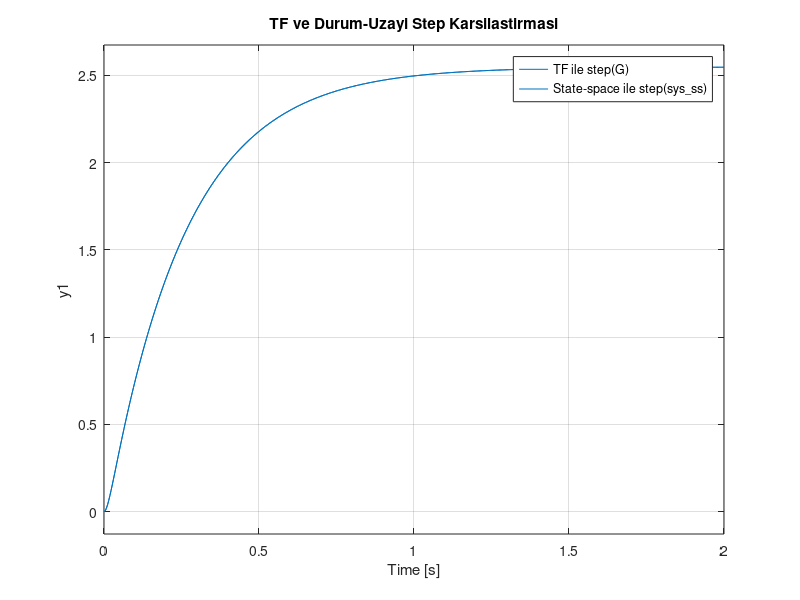

Recreate this plot in MATLAB. (Note: this script raises an error after producing the figure.)
% Transfer fonksiyonu (DC-4)
num = 0.08;
den = [0.000096 0.0083 0.0314];

G = tf(num, den);

% MATLAB'in bulduğu durum-uzayı 
sys_ss = ss(G);

A = sys_ss.A
B = sys_ss.B
C = sys_ss.C
D = sys_ss.D

%3.2 Durum uzayından step yanıtı çizme ve transfer 
figure;
step(G); grid on; hold on;
step(sys_ss);
legend('TF ile step(G)', 'State-space ile step(sys\_ss)');
title('TF ve Durum-Uzayi Step Karsilastirmasi');


%3.3 Analitik: Kontrol Kanonik Form
a2 = 0.000096; 
a1 = 0.0083; 
a0 = 0.0314; 
b0 = 0.08;

a1p = a1/a2;
a0p = a0/a2;
b0p = b0/a2;

Ac = [0 1; -a0p -a1p];
Bc = [0; 1];
Cc = [b0p 0];
Dc = 0;

Ac, Bc, Cc, Dc
sys_cc = ss(Ac,Bc,Cc,Dc);

%3.4 Analitik: Gözlenebilir Kanonik Form
Ao = Ac';
Bo = Cc';
Co = Bc';
Do = 0;

Ao, Bo, Co, Do
sys_oc = ss(Ao,Bo,Co,Do);

% Kontrol edilebilirlik
Mc = ctrb(Ac,Bc);
rank_Mc = rank(Mc)

% Gözlemlenebilirlik
Mo = obsv(Ac,Cc);
rank_Mo = rank(Mo)


%=================================================
clear; clc; close all;

% Transfer fonksiyonu 
G = tf(0.08, [0.000096 0.0083 0.0314]);

% Monik forma göre katsayılar
a1 = 86.4583;
a0 = 327.0833;
b0 = 833.3333;

% Kontrol kanonik form
Ac = [0 1; -a0 -a1];
Bc = [0; 1];
Cc = [b0 0];
Dc = 0;

sys_cc = ss(Ac,Bc,Cc,Dc);

figure;
h = stepplot(sys_cc);
grid on;

opt = getoptions(h);
opt.LineWidth = 1.8;
setoptions(h,opt);

title('Kontrol Kanonik Formun Step Cevabı');
xlabel('ZAMAN');
ylabel('GENLİK');
